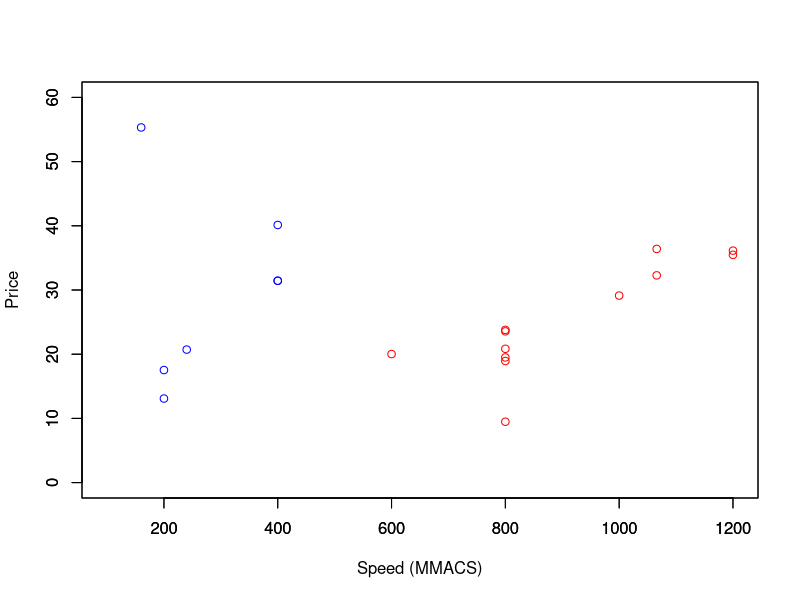
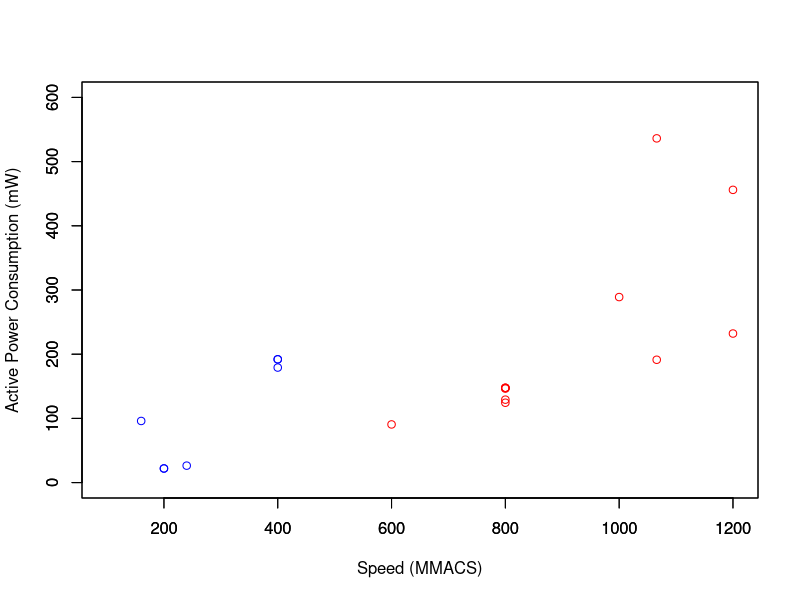

The R source for these figures, in order:
# DSP,Price,Speed_in_MHz,16_Bit_MACs,40_bit_ALUs,Active_mW_per_MHz

data_ad = read.csv("ad.csv")
data_ti = read.csv("ti.csv")

# Plot price versus million multiply-accumulates per second
pdf(file="price_perf.pdf")
plot(data_ad[,3] * data_ad[,4], data_ad[,2], ylab="Price", col="red",
     xlim=range(c(100, 1200)), ylim=range(c(0, 60)), xlab="Speed (MMACS)")
par(new=TRUE)
plot(data_ti[,3] * data_ti[,4], data_ti[,2], xlab="", col="blue",
     xlim=range(c(100, 1200)), ylim=range(c(0, 60)), ylab="")

pdf(file="power_perf.pdf")
plot(data_ad[,3] * data_ad[,4], data_ad[,6] * data_ad[,3], col="red",
     ylab="Active Power Consumption (mW)", xlab="Speed (MMACS)",
     ylim=range(c(0,600)), xlim=range(c(100, 1200)))
par(new=TRUE)
plot(data_ti[,3] * data_ti[,4], data_ti[,6] * data_ti[,3], col="blue",
     xlab="", ylab="", ylim=range(c(0,600)), xlim=range(c(100, 1200)))
